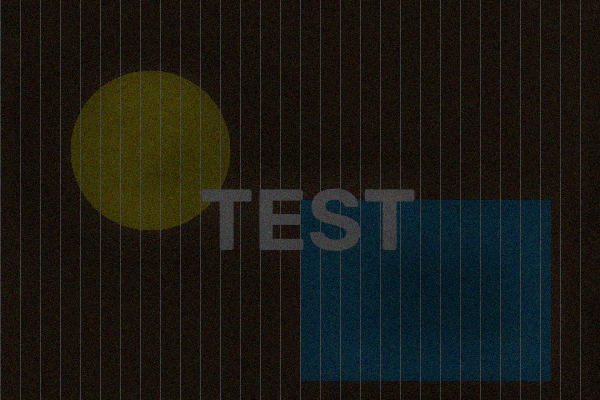
#> input picture test_enhanced.png, 600 x 400 px
$ python -i _eval_baseline.py   (imports and definitions only)
#> lines starting #> are read from the running program, lines starting #| are printed output that depends on the picture
#> further down, picture is the input picture: shape (400, 600, 3); mean B, G, R 20.5, 26, 26.4
### ssif_enhance.py
"""
Low-light image enhancement via multi-scale Smoothing-Sharpening Image Filter
(SSIF) decomposition + CLAHE, following:

Y. Demir, N.H. Kaplan, "Low-light image enhancement based on
sharpening-smoothing image filter", Digital Signal Processing 138 (2023) 104054.

Pipeline (paper Section 3, Table 1):
  1. RGB -> HSV, operate on the V channel only.
  2. Multi-scale SSIF decomposition of V into L detail layers + one
     approximation layer (eqs. 7-10).
  3. CLAHE on the final approximation layer (eq. 6, via cv2's CLAHE).
  4. Detail layers amplified by per-level weights and summed with the
     CLAHE'd approximation layer (eq. 11).
  5. HSV -> RGB with the enhanced V and the original H, S.

SSIF filter (eqs. 1-5) is implemented in its self-guided form (guidance
image G = input I):
    alpha_k = r_k/2 + sqrt{ (r_k/2)^2 + 4*kappa*eps*r_k }
    r_k     = var_k / (var_k + eps)
    J(q)    = mu_k + alpha_k * (I(q) - mu_k)
computed with box filters over a (2r+1)x(2r+1) patch.

In eq. (5) |phi_k| is the patch covariance of the original and guidance
images, normalized by the guidance variance sigma^2_k -- i.e. the usual
guided-filter gain cov(I,G)/var(G), which is identically 1 when G = I.
Hence the leading term above is r_k/2 rather than var_k*r_k/2. Using the
raw (unnormalized) covariance instead caps alpha at ~0.19 for V in [0,1],
which degenerates SSIF into a plain box mean filter: it never sharpens,
and kappa becomes inert (varying it over 0.1..20 moves the output by
<= 17/255). That contradicts the paper's own statement in Sec. 3.1 that
kappa>1 sharpens, kappa<1 smooths, and kappa=1 applies no filtering.

Caveat: the source text is ambiguous about whether phi is the raw or the
normalized covariance; the normalized reading is inferred from dimensional
analysis of eq. (5), from deriving it out of eq. (4), and from being the
only reading consistent with the kappa semantics above. Ref. [22]
(Deng et al., IEEE OJSP 2 (2021) 119-135) is the definitive source.

Parameters NOT specified by the paper (chosen here, not reproduced):
  - detail_weights (omega_j in eq. 11): the paper calls this an "arbitrary
    coefficient" / "predefined enhancement coefficient" and never gives a
    value.
  - clip_limit: this is OpenCV's per-tile normalized clip limit, NOT the
    paper's beta from eq. (6). Eq. (6) is not implementable as printed --
    M*N/100 for a 512x512 image yields beta ~ 2621*(s_max-1)*alpha/100,
    which is nonsensical, almost certainly an OCR corruption of a per-tile
    pixel count. Table 1 lists beta as an input anyway.
  - Self-guiding (G = I): a reading of eq. (7), which writes SSIF(I) with
    no separate guidance image; the paper does not state it explicitly.
  - Scale (s): the paper lists it as a fourth SSIF parameter but its
    formula is not recoverable from the source text. The paper reports s
    has a negligible effect on PSNR, so it is omitted rather than guessed.
"""
from __future__ import annotations

import argparse
import sys

import cv2
import numpy as np


def box_mean(img: np.ndarray, r: int) -> np.ndarray:
    k = 2 * r + 1
    return cv2.boxFilter(img, ddepth=-1, ksize=(k, k), normalize=True, borderType=cv2.BORDER_REFLECT)


def local_variance(img: np.ndarray, r: int) -> tuple[np.ndarray, np.ndarray]:
    mu = box_mean(img, r)
    mean_sq = box_mean(img * img, r)
    var = np.clip(mean_sq - mu * mu, 0.0, None)
    return mu, var


# [36 lines left out: functions ssif_filter, multiscale_decompose, not called in this run]


def apply_clahe(img01: np.ndarray, clip_limit: float, tile_grid: tuple[int, int]) -> np.ndarray:
    u8 = np.clip(img01, 0.0, 1.0)
    u8 = (u8 * 255.0).round().astype(np.uint8)
    clahe = cv2.createCLAHE(clipLimit=clip_limit, tileGridSize=tile_grid)
    out = clahe.apply(u8)
    return out.astype(np.float64) / 255.0


# [82 lines left out: functions enhance, _parse_args, main, not called in this run]


# [2 lines that do not run on import are left out]

### _eval_baseline.py
"""
Control for _eval_fullref.py: scores the UNENHANCED low-light input against
the ground truth, plus the pre-fix (broken, blur-only SSIF) variant.

Without this baseline the Table 2 comparison is uninterpretable -- a method
must at minimum beat "do nothing" to have shown anything.
"""
from __future__ import annotations

import argparse
import sys
from pathlib import Path

import cv2
import numpy as np

sys.path.insert(0, str(Path(__file__).parent))
from _eval_fullref import PART2, load, metrics, velol_pairs
from ssif_enhance import box_mean, local_variance, apply_clahe


def enhance_broken(bgr, r=19, kappa=2.0, eps=0.001, levels=2,
                   detail_weights=(1.5, 1.5), clip_limit=2.0, tile_grid=(8, 8)):
    """Pre-fix implementation: |phi| = raw variance, so SSIF ~ box mean."""
#> called with r = 19, kappa = 2, eps = 0.001, levels = 2, detail_weights = (1.5, 1.5), clip_limit = 2, tile_grid = (8, 8)
    hsv = cv2.cvtColor(bgr, cv2.COLOR_BGR2HSV)
#> hsv: shape (400, 600, 3); mean H, S, V 64.3, 162.3, 34.9
    h, s, v = cv2.split(hsv)
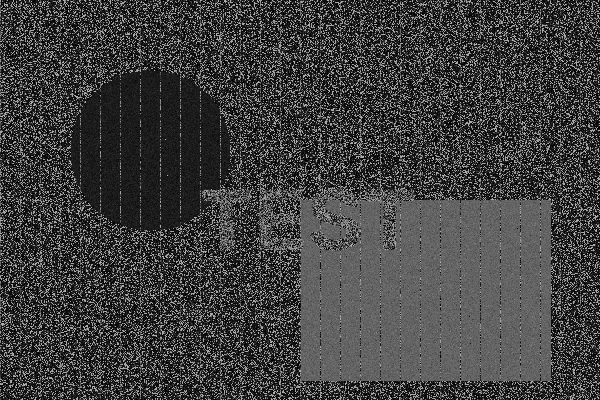
#> h: shape (400, 600); min 0, max 179, mean 64.3
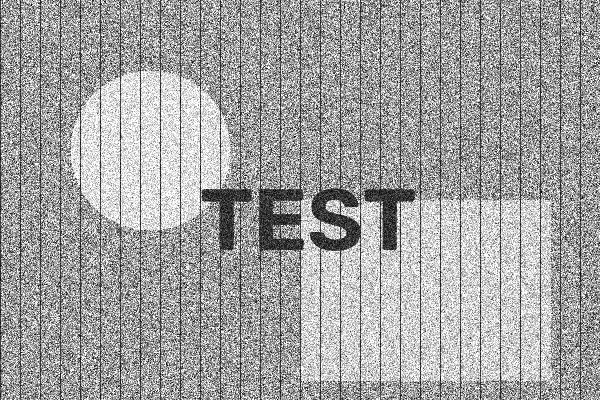
#> s: shape (400, 600); min 0, max 255, mean 162.3
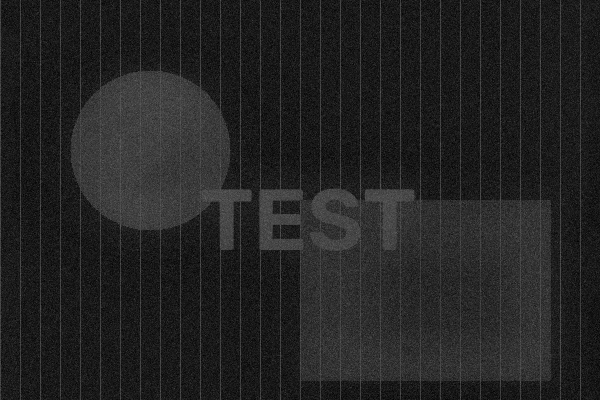
#> v: shape (400, 600); min 0, max 103, mean 34.9
    v01 = v.astype(np.float64) / 255.0

    details, sp = [], v01
#> details = []
    for _ in range(levels):
        mu, var = local_variance(sp, r)
        ratio = var / (var + eps)
        term = 0.5 * var * ratio                     # <-- the bug
        alpha = term + np.sqrt(term * term + 4.0 * kappa * eps * ratio)
        sn = mu + alpha * (sp - mu)
        details.append(sp - sn)
        sp = sn
#> this loop made 2 passes
#> pass 1, in enhance_broken, `ratio = var / (var + eps)`:
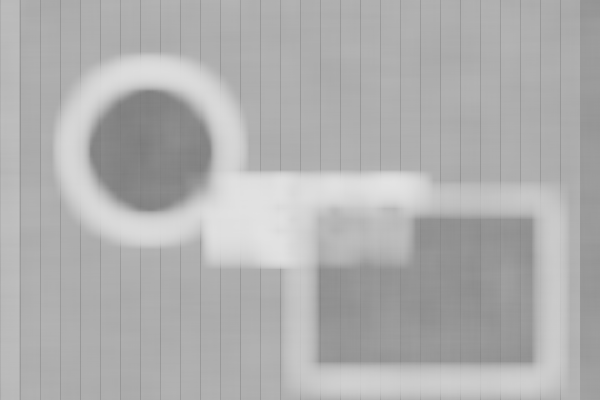
#> ratio: shape (400, 600) float64; min 0.48, max 0.892, mean 0.69
#> after the loop, details = 2 items

    v_enh = apply_clahe(sp, clip_limit, tile_grid).copy()
#> in apply_clahe, `out = clahe.apply(u8)`:
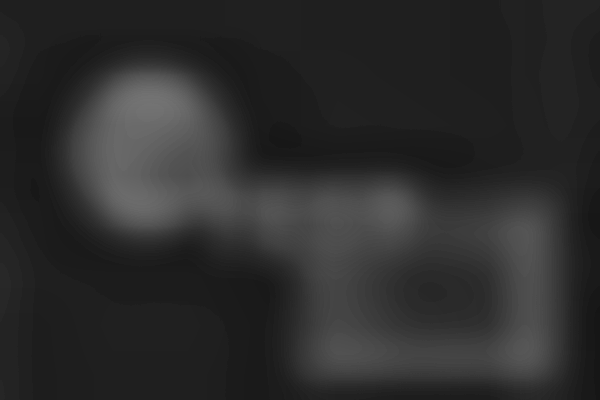
#> out: shape (400, 600); min 21, max 115, mean 44.7
    for w, d in zip(detail_weights, details):
        v_enh += w * d
#> this loop made 2 passes
#> w on passes 1 to 2: 1.5, 1.5
#> pass 1, in enhance_broken, `v_enh += w * d`:
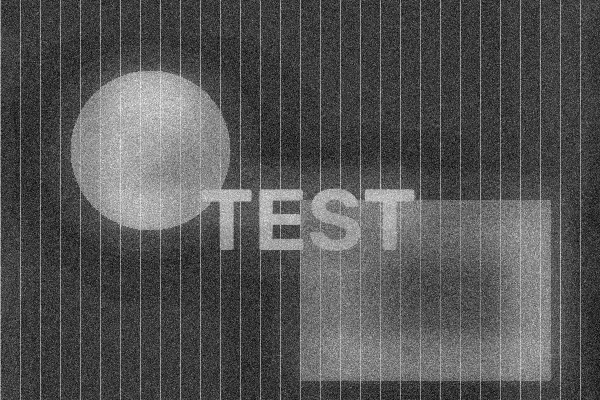
#> v_enh: shape (400, 600) float64; min -0.0452, max 0.62, mean 0.175; drawn with min black and max white
    v8 = (np.clip(v_enh, 0.0, 1.0) * 255.0).round().astype(np.uint8)
    return cv2.cvtColor(cv2.merge([h, s, v8]), cv2.COLOR_HSV2BGR)
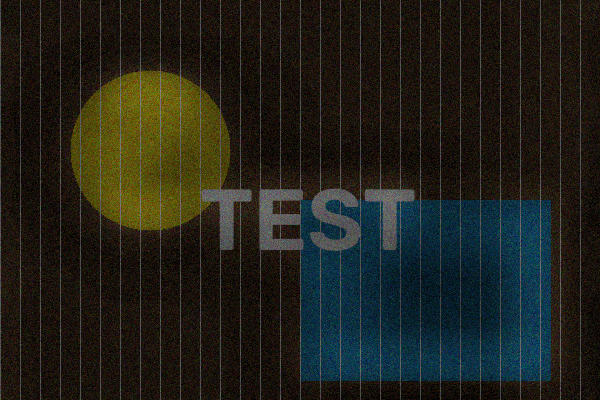
#> returned value: shape (400, 600, 3); mean B, G, R 26, 33.2, 33.1


def run(fn, label, max_side, limit):
    labels = {p.stem: p for p in (PART2 / "Label").iterdir() if p.is_file()}
    scenes = sorted([d for d in PART2.iterdir() if d.is_dir() and d.name != "Label"],
                    key=lambda p: int(p.name))
    if limit:
        scenes = scenes[:limit]
    mp, msim = [], []
    for i, sc in enumerate(scenes, 1):
        gt = load(labels[sc.name], max_side)
        if gt is None:
            continue
        ps, ss = [], []
        for f in sorted(sc.iterdir()):
            im = load(f, max_side)
            if im is None:
                continue
            p, s = metrics(fn(im), gt)
            ps.append(p); ss.append(s)
        if ps:
            mp.append(np.mean(ps)); msim.append(np.mean(ss))
        if i % 50 == 0:
            print(f"    ... {label} part2 {i}/{len(scenes)}", flush=True)
    print(f"  Part2 {label:12s} n={len(mp):3d}: PSNR {np.mean(mp):.3f}  SSIM {np.mean(msim):.3f}", flush=True)

    syn, cap = velol_pairs(limit)
    for name, pairs in (("Syn", syn), ("Cap", cap)):
        ps, ss = [], []
        for lo, gp in pairs:
            im, gt = load(lo, max_side), load(gp, max_side)
            if im is None or gt is None:
                continue
            p, s = metrics(fn(im), gt)
            ps.append(p); ss.append(s)
        print(f"  VE-LOL-{name} {label:12s} n={len(ps):4d}: PSNR {np.mean(ps):.3f}  SSIM {np.mean(ss):.3f}", flush=True)


# [10 lines not run here, left out]

>>> import cv2
>>> picture = cv2.imread('test_enhanced.png')
>>> result = enhance_broken(picture)
